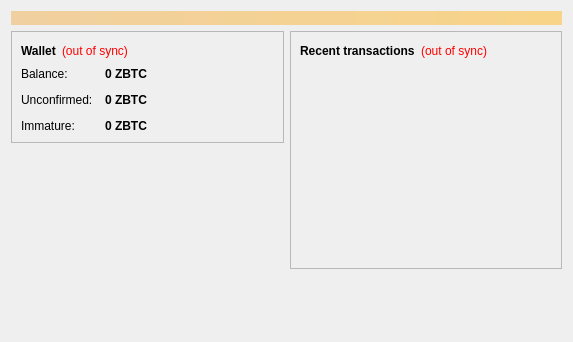
<?xml version="1.0" encoding="UTF-8"?>
<ui version="4.0">
 <class>OverviewPage</class>
 <widget class="QWidget" name="OverviewPage">
  <property name="geometry">
   <rect>
    <x>0</x>
    <y>0</y>
    <width>573</width>
    <height>342</height>
   </rect>
  </property>
  <property name="windowTitle">
   <string>Form</string>
  </property>
  <layout class="QVBoxLayout" name="topLayout">
   <item>
    <widget class="QLabel" name="labelAlerts">
     <property name="visible">
      <bool>false</bool>
     </property>
     <property name="styleSheet">
      <string notr="true">background-color: qlineargradient(x1: 0, y1: 0, x2: 1, y2: 0, stop:0 #F0D0A0, stop:1 #F8D488); color:#000000;</string>
     </property>
     <property name="wordWrap">
      <bool>true</bool>
     </property>
     <property name="margin">
      <number>3</number>
     </property>
    </widget>
   </item>
   <item>
    <layout class="QHBoxLayout" name="horizontalLayout" stretch="1,1">
     <item>
      <layout class="QVBoxLayout" name="verticalLayout_2">
       <item>
        <widget class="QFrame" name="frame">
         <property name="frameShape">
          <enum>QFrame::StyledPanel</enum>
         </property>
         <property name="frameShadow">
          <enum>QFrame::Raised</enum>
         </property>
         <layout class="QVBoxLayout" name="verticalLayout_4">
          <item>
           <layout class="QHBoxLayout" name="horizontalLayout_4">
            <item>
             <widget class="QLabel" name="label_5">
              <property name="font">
               <font>
                <weight>75</weight>
                <bold>true</bold>
               </font>
              </property>
              <property name="text">
               <string>Wallet</string>
              </property>
             </widget>
            </item>
            <item>
             <widget class="QLabel" name="labelWalletStatus">
              <property name="toolTip">
               <string>The displayed information may be out of date. Your wallet automatically synchronizes with the Zbitcoin network after a connection is established, but this process has not completed yet.</string>
              </property>
              <property name="styleSheet">
               <string notr="true">QLabel { color: red; }</string>
              </property>
              <property name="text">
               <string notr="true">(out of sync)</string>
              </property>
              <property name="alignment">
               <set>Qt::AlignLeading|Qt::AlignLeft|Qt::AlignVCenter</set>
              </property>
             </widget>
            </item>
            <item>
             <spacer name="horizontalSpacer_2">
              <property name="orientation">
               <enum>Qt::Horizontal</enum>
              </property>
              <property name="sizeHint" stdset="0">
               <size>
                <width>40</width>
                <height>20</height>
               </size>
              </property>
             </spacer>
            </item>
           </layout>
          </item>
          <item>
           <layout class="QFormLayout" name="formLayout_2">
            <property name="fieldGrowthPolicy">
             <enum>QFormLayout::AllNonFixedFieldsGrow</enum>
            </property>
            <property name="horizontalSpacing">
             <number>12</number>
            </property>
            <property name="verticalSpacing">
             <number>12</number>
            </property>
            <item row="0" column="0">
             <widget class="QLabel" name="label">
              <property name="text">
               <string>Balance:</string>
              </property>
             </widget>
            </item>
            <item row="0" column="1">
             <widget class="QLabel" name="labelBalance">
              <property name="font">
               <font>
                <weight>75</weight>
                <bold>true</bold>
               </font>
              </property>
              <property name="cursor">
               <cursorShape>IBeamCursor</cursorShape>
              </property>
              <property name="toolTip">
               <string>Your current balance</string>
              </property>
              <property name="text">
               <string notr="true">0 ZBTC</string>
              </property>
              <property name="textInteractionFlags">
               <set>Qt::LinksAccessibleByMouse|Qt::TextSelectableByKeyboard|Qt::TextSelectableByMouse</set>
              </property>
             </widget>
            </item>
            <item row="1" column="0">
             <widget class="QLabel" name="label_3">
              <property name="text">
               <string>Unconfirmed:</string>
              </property>
             </widget>
            </item>
            <item row="1" column="1">
             <widget class="QLabel" name="labelUnconfirmed">
              <property name="font">
               <font>
                <weight>75</weight>
                <bold>true</bold>
               </font>
              </property>
              <property name="cursor">
               <cursorShape>IBeamCursor</cursorShape>
              </property>
              <property name="toolTip">
               <string>Total of transactions that have yet to be confirmed, and do not yet count toward the current balance</string>
              </property>
              <property name="text">
               <string notr="true">0 ZBTC</string>
              </property>
              <property name="textInteractionFlags">
               <set>Qt::LinksAccessibleByMouse|Qt::TextSelectableByKeyboard|Qt::TextSelectableByMouse</set>
              </property>
             </widget>
            </item>
            <item row="2" column="0">
             <widget class="QLabel" name="labelImmatureText">
              <property name="text">
               <string>Immature:</string>
              </property>
             </widget>
            </item>
            <item row="2" column="1">
             <widget class="QLabel" name="labelImmature">
              <property name="font">
               <font>
                <weight>75</weight>
                <bold>true</bold>
               </font>
              </property>
              <property name="toolTip">
               <string>Mined balance that has not yet matured</string>
              </property>
              <property name="text">
               <string notr="true">0 ZBTC</string>
              </property>
              <property name="textInteractionFlags">
               <set>Qt::LinksAccessibleByMouse|Qt::TextSelectableByKeyboard|Qt::TextSelectableByMouse</set>
              </property>
             </widget>
            </item>
           </layout>
          </item>
         </layout>
        </widget>
       </item>
       <item>
        <spacer name="verticalSpacer">
         <property name="orientation">
          <enum>Qt::Vertical</enum>
         </property>
         <property name="sizeHint" stdset="0">
          <size>
           <width>20</width>
           <height>40</height>
          </size>
         </property>
        </spacer>
       </item>
      </layout>
     </item>
     <item>
      <layout class="QVBoxLayout" name="verticalLayout_3">
       <item>
        <widget class="QFrame" name="frame_2">
         <property name="frameShape">
          <enum>QFrame::StyledPanel</enum>
         </property>
         <property name="frameShadow">
          <enum>QFrame::Raised</enum>
         </property>
         <layout class="QVBoxLayout" name="verticalLayout">
          <item>
           <layout class="QHBoxLayout" name="horizontalLayout_2">
            <item>
             <widget class="QLabel" name="label_4">
              <property name="text">
               <string>&lt;b&gt;Recent transactions&lt;/b&gt;</string>
              </property>
             </widget>
            </item>
            <item>
             <widget class="QLabel" name="labelTransactionsStatus">
              <property name="toolTip">
               <string>The displayed information may be out of date. Your wallet automatically synchronizes with the Zbitcoin network after a connection is established, but this process has not completed yet.</string>
              </property>
              <property name="styleSheet">
               <string notr="true">QLabel { color: red; }</string>
              </property>
              <property name="text">
               <string notr="true">(out of sync)</string>
              </property>
              <property name="alignment">
               <set>Qt::AlignRight|Qt::AlignTrailing|Qt::AlignVCenter</set>
              </property>
             </widget>
            </item>
            <item>
             <spacer name="horizontalSpacer">
              <property name="orientation">
               <enum>Qt::Horizontal</enum>
              </property>
              <property name="sizeHint" stdset="0">
               <size>
                <width>40</width>
                <height>20</height>
               </size>
              </property>
             </spacer>
            </item>
           </layout>
          </item>
          <item>
           <widget class="QListView" name="listTransactions">
            <property name="styleSheet">
             <string notr="true">QListView { background: transparent; }</string>
            </property>
            <property name="frameShape">
             <enum>QFrame::NoFrame</enum>
            </property>
            <property name="verticalScrollBarPolicy">
             <enum>Qt::ScrollBarAlwaysOff</enum>
            </property>
            <property name="horizontalScrollBarPolicy">
             <enum>Qt::ScrollBarAlwaysOff</enum>
            </property>
            <property name="selectionMode">
             <enum>QAbstractItemView::NoSelection</enum>
            </property>
           </widget>
          </item>
         </layout>
        </widget>
       </item>
       <item>
        <spacer name="verticalSpacer_2">
         <property name="orientation">
          <enum>Qt::Vertical</enum>
         </property>
         <property name="sizeHint" stdset="0">
          <size>
           <width>20</width>
           <height>40</height>
          </size>
         </property>
        </spacer>
       </item>
      </layout>
     </item>
    </layout>
   </item>
  </layout>
 </widget>
 <resources/>
 <connections/>
</ui>
